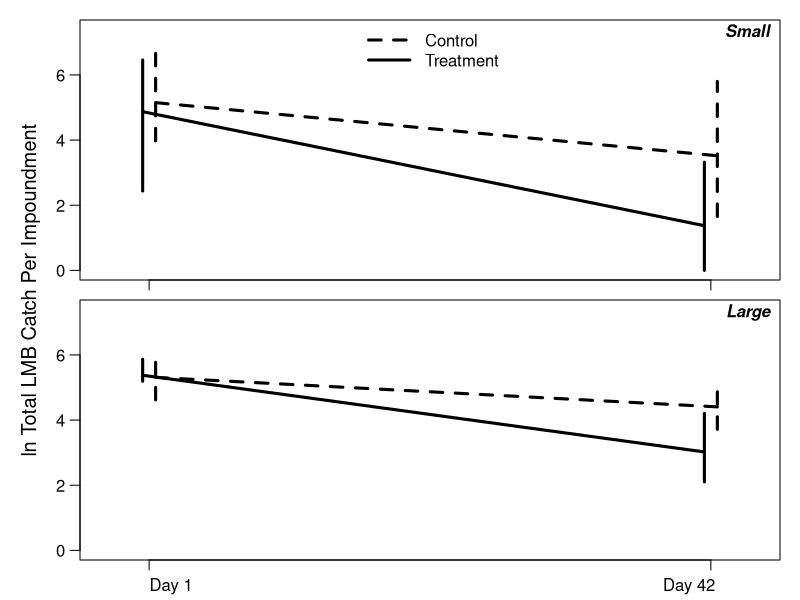

Write R code to recreate this figure.

dat = read.csv("data/lmb_seine.csv", stringsAsFactors = F)

datsub = dat[dat$period %in% c("before", "followup") & dat$event %in% c(1,3),]
unique(datsub$event)
unique(datsub$period)

df = aggregate(datsub['count'], list(lake = datsub$lake, period = datsub$period, 
                                  type = datsub$type, event = datsub$event, 
                                  year = datsub$year, size = datsub$size_class), sum)
df$count = log(df$count + 1)
# df = df[df$year == "2018",]
# df = df[df$year == "2017",]

df$period = as.factor(df$period); df$period = relevel(df$period, ref = "before")
sml_mean = with(subset(df, size == "small"), tapply(count, list(period, type), mean))
sml_lwr = with(subset(df, size == "small"), tapply(count, list(period, type), function(x) quantile(x, 0.025)))
sml_upr = with(subset(df, size == "small"), tapply(count, list(period, type), function(x) quantile(x, 0.975)))
big_mean = with(subset(df, size == "big"), tapply(count, list(period, type), mean))
big_lwr = with(subset(df, size == "big"), tapply(count, list(period, type), function(x) quantile(x, 0.025)))
big_upr = with(subset(df, size == "big"), tapply(count, list(period, type), function(x) quantile(x, 0.975)))

ppi = 600
x = c(0.85,2.15)
xc = x + 0.015
xt = x - 0.015
png("lmb_day1_42_log.png", h = 7 * ppi, w = 4 * ppi, res = ppi)
par(mfrow = c(2,1), mar = c(0.5,1,0.5,1), oma = c(1.5,3,0.5,0), cex.axis = 1, cex.lab = 1.2, mgp = c(1,0.75,0))
plot(x = 1, y = 1, type = "n", xlab = "", ylab = "", xlim = c(0.75,2.25), ylim = range(sml_lwr, sml_upr) * c(1,1.05), las = 1, xaxt = "n")    
usr = par("usr"); xdiff = usr[2] - usr[1]; ydiff = usr[4] - usr[3]
points(sml_mean[,"control"] ~ xc, type = "l", pch = 16, lwd = 3, cex = 1.2, lty = 2)
points(sml_mean[,"treat"] ~ xt, type = "l", pch = 16, lwd = 3, cex = 1.2)
arrows(xc, sml_lwr[,"control"], xc, sml_upr[,"control"], length = 0, lwd = 3, lty = 2)
arrows(xt, sml_lwr[,"treat"], xt, sml_upr[,"treat"], length = 0, lwd = 3)
axis(side = 1, at = x, labels = rep("", 2))
legend("top", legend = c("Control", "Treatment"), seg.len = c(2.75,2.75),
       bty = "n", lty = c(2,1), lwd = c(3,3))
text(x = usr[2] - xdiff * 0, y = usr[4] - ydiff * 0.05, pos = 2, "Small", font = 4)

plot(x = 1, y = 1, type = "n", xlab = "", ylab = "", xlim = c(0.75,2.25), ylim = range(sml_lwr, sml_upr) * c(1,1.05), las = 1, xaxt = "n")     
usr = par("usr"); xdiff = usr[2] - usr[1]; ydiff = usr[4] - usr[3]
points(big_mean[,"control"] ~ xc, type = "l", pch = 16, lwd = 3, cex = 1.2, lty = 2)
points(big_mean[,"treat"] ~ xt, type = "l", pch = 16, lwd = 3, cex = 1.2)
arrows(xc, big_lwr[,"control"], xc, big_upr[,"control"], length = 0, lwd = 3, lty = 2)
arrows(xt, big_lwr[,"treat"], xt, big_upr[,"treat"], length = 0, lwd = 3)
axis(side = 1, at = x, labels = rep("", 2))
text(x = usr[2] - xdiff * 0, y = usr[4] - ydiff * 0.05, pos = 2, "Large", font = 4)
mtext(side = 2, outer = T, "ln Total LMB Catch Per Impoundment", line = 1, cex = 1.2)                                                       
mtext(side = 1, at = c(0.15,0.85), line = 0.25, outer = T, text = c("Day 1", "Day 42"), xpd = T, cex = 1)
dev.off()
